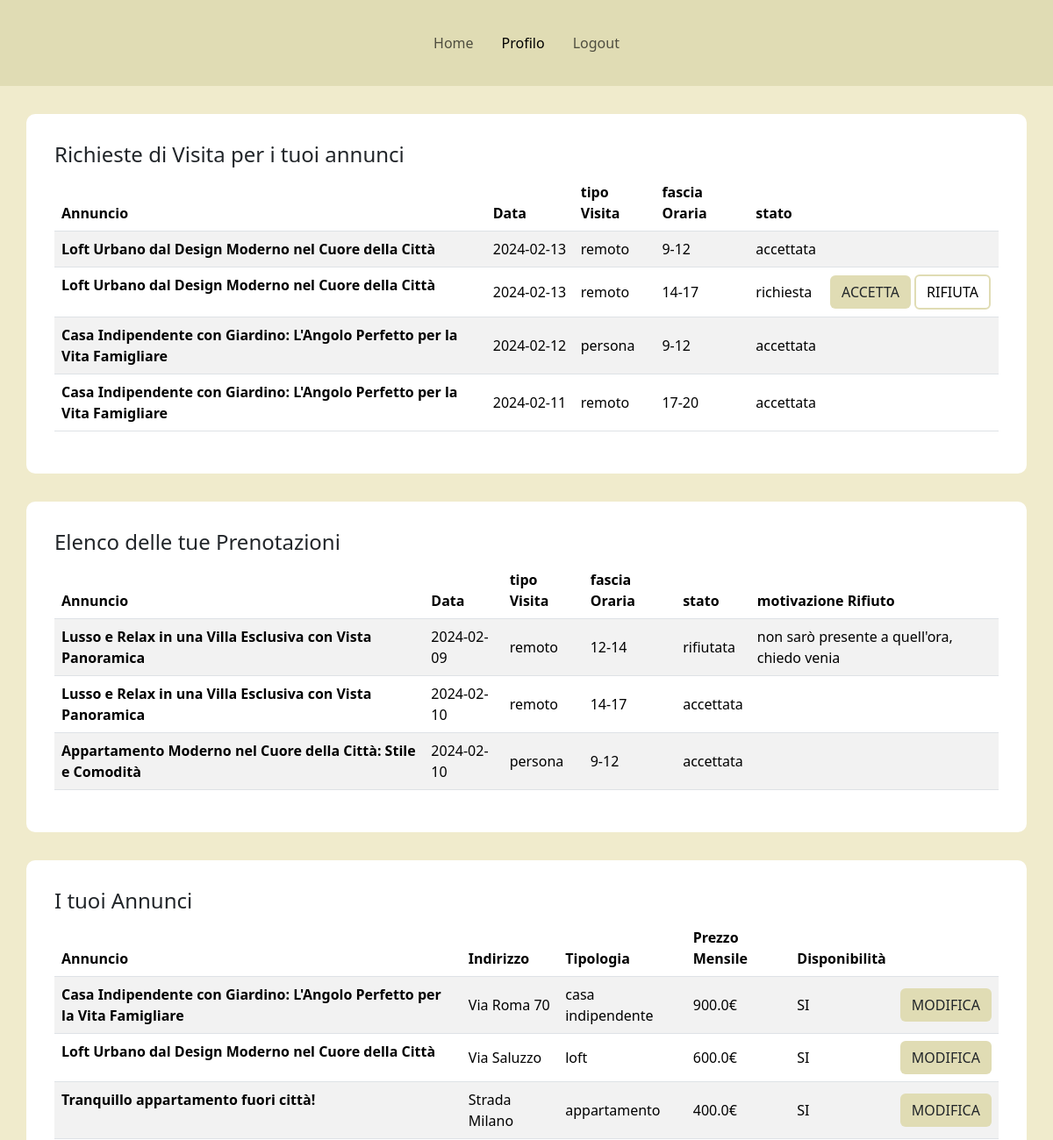
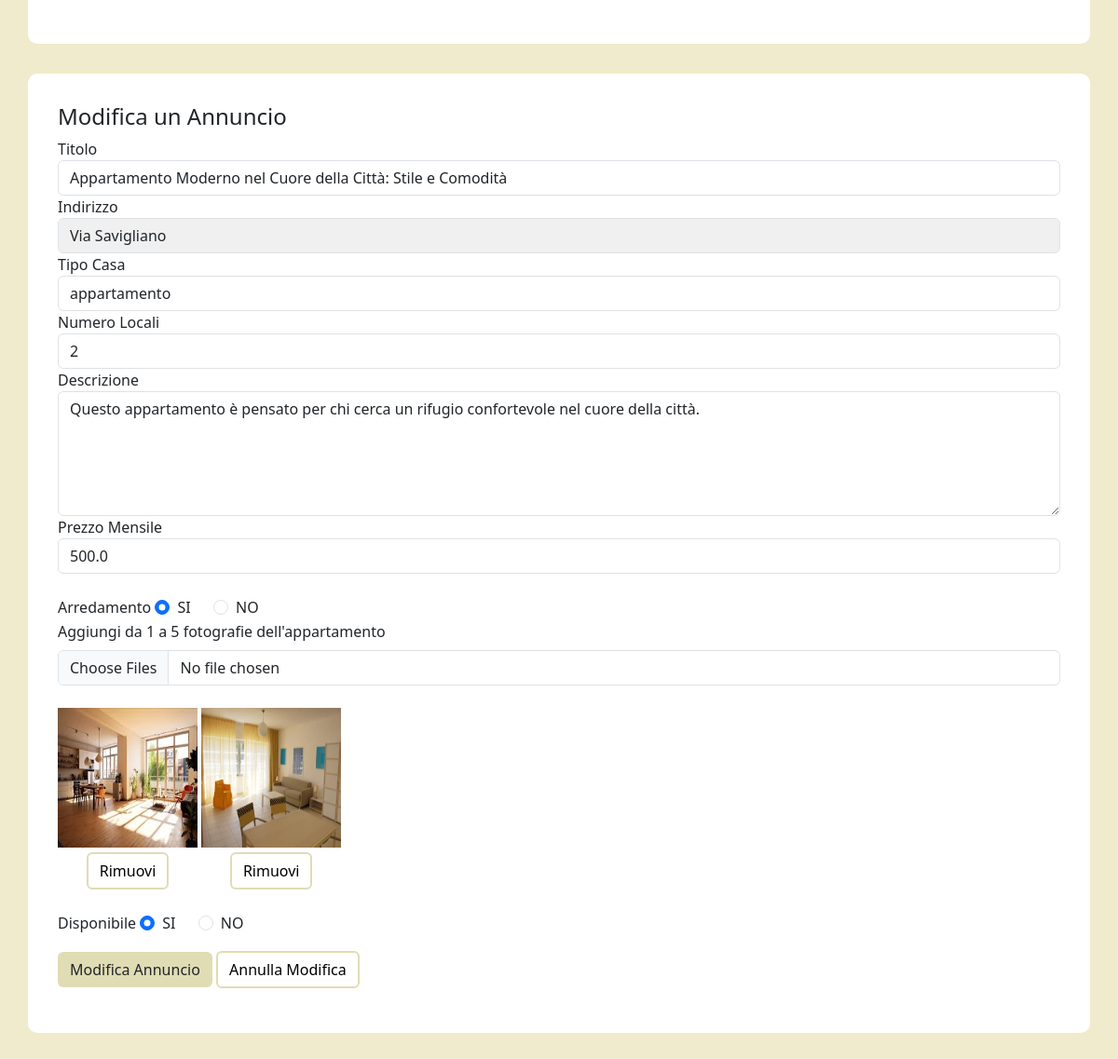
The app's page /profilo/4 (signed in) with its own data (2 pictures, top to bottom).
### tables this page shows
CREATE TABLE "PRENOTAZIONI" (
	"Data"	TEXT NOT NULL,
	"tipoVisita"	TEXT NOT NULL,
	"fasciaOraria"	TEXT NOT NULL,
	"stato"	TEXT NOT NULL,
	"motivazioneRifiuto"	TEXT,
	"idAnnuncio"	INTEGER NOT NULL,
	"idUtente"	INTEGER NOT NULL,
	PRIMARY KEY("idUtente","Data","fasciaOraria"),
	FOREIGN KEY("idAnnuncio") REFERENCES "ANNUNCI"("idAnnuncio")
);

CREATE TABLE "ANNUNCI" (
	"idAnnuncio"	INTEGER NOT NULL,
	"titolo"	TEXT NOT NULL,
	"indirizzo"	TEXT NOT NULL,
	"tipoCasa"	TEXT NOT NULL,
	"numeroLocali"	TEXT NOT NULL,
	"descrizione"	TEXT NOT NULL,
	"prezzoMensile"	REAL NOT NULL,
	"arredamento"	TEXT NOT NULL,
	"disponibilita"	TEXT NOT NULL,
	"idUtente"	INTEGER NOT NULL,
	PRIMARY KEY("idAnnuncio" AUTOINCREMENT),
	FOREIGN KEY("idUtente") REFERENCES "UTENTI"("idUtente")
);

### app.py (the view, shortened to what this page needs)
@app.route('/profilo')
@app.route('/profilo/<int:id>')
@app.route('/profilo/<int:id>/<path:foto>')
@login_required
def profilo(id=None, foto=None): #annuncio=None significa che il parametro è opzionale.
   if foto is None and id is not None:
      annunci=affitti_dao.get_annunci(current_user.id)
      annuncio=affitti_dao.get_singleAnnuncio(id)
      prenotazioniL1, prenotazioniL2=affitti_dao.get_prenotazioniL(current_user.id)
      return render_template('profilo.html', annunci=annunci, annuncio=annuncio,prenotazioniL1=prenotazioniL1, prenotazioniL2=prenotazioniL2)

### affitti_dao.py (called while the page is built)
def get_annunci(id):
    conn =sqlite3.connect('db/affitti.db')
    conn.row_factory = sqlite3.Row
    cursor= conn.cursor()
    sql = '''SELECT  ANNUNCI.idAnnuncio, titolo, indirizzo, tipoCasa, numeroLocali, descrizione,
    prezzoMensile, arredamento, disponibilita, urlFoto FROM ANNUNCI, FOTO
    where ANNUNCI.idUtente = ? and ANNUNCI.idAnnuncio = FOTO.idAnnuncio and FOTO.rimosso= 'FALSE'
    GROUP BY ANNUNCI.idAnnuncio'''
    cursor.execute(sql, (id,))
    annunci= cursor.fetchall()
    cursor.close()
    conn.close()
    return annunci

def get_singleAnnuncio(id):
    conn =sqlite3.connect('db/affitti.db')
    conn.row_factory = sqlite3.Row
    cursor= conn.cursor()
    sql = '''SELECT ANNUNCI.* ,GROUP_CONCAT(urlFoto, ',') AS foto_concatenate
           FROM ANNUNCI, FOTO
           where ANNUNCI.idAnnuncio = ? and ANNUNCI.idAnnuncio = FOTO.idAnnuncio and FOTO.rimosso ='FALSE'
           GROUP BY ANNUNCI.idAnnuncio'''
    cursor.execute(sql, (id,))
    annuncio= cursor.fetchone()  #vedere se meglio fetchone o fetchall
    cursor.close()
    conn.close()
    return annuncio

def get_prenotazioniL(id):
    conn =sqlite3.connect('db/affitti.db')
    conn.row_factory = sqlite3.Row
    cursor= conn.cursor()
    sql1='SELECT PRENOTAZIONI.*, ANNUNCI.titolo \
            FROM PRENOTAZIONI, ANNUNCI\
            WHERE PRENOTAZIONI.idAnnuncio=ANNUNCI.idAnnuncio \
            AND PRENOTAZIONI.idUtente = ?'
    sql2='SELECT PRENOTAZIONI.*, ANNUNCI.titolo \
            FROM PRENOTAZIONI, ANNUNCI\
            WHERE PRENOTAZIONI.idAnnuncio = ANNUNCI.idAnnuncio\
            AND ANNUNCI.idUtente = ?'
    result1 = cursor.execute(sql1, (id,)).fetchall()
    result2 = cursor.execute(sql2, (id,)).fetchall()
    cursor.close()
    conn.close()
    return result1, result2

### app.py (called while the page is built)
@login_manager.user_loader
def load_user(user_id):
    db_user=utenti_dao.get_user_by_id(user_id)
    user = User(id=db_user['idUtente'],
                username=db_user['username'],
                password=db_user['password'],
                tipo=db_user['tipo'])
    return user

### utenti_dao.py (called while the page is built)
def get_user_by_id(id_utente):
    query = 'SELECT * FROM UTENTI WHERE idUtente = ?'
    connection = sqlite3.connect('db/affitti.db')
    connection.row_factory = sqlite3.Row
    cursor = connection.cursor()
    cursor.execute(query, (id_utente,))
    result = cursor.fetchone()
    cursor.close()
    connection.close()
    return result

### templates/profilo.html (shortened to what this page needs)
{% extends "base.html" %}
{% block liNav %}
  <li class="nav-item">
    <a class="nav-link mx-2" aria-current="page" href="{{url_for('index')}}">Home</a>
  </li>
  {% if current_user.is_authenticated %}
    <li class="nav-item">
      <a class="nav-link mx-2 active" href="#">Profilo</a>
    </li>
    <li class="nav-item">
      <a class="nav-link mx-2" href="{{url_for('logout')}}">Logout</a>
    </li>
    {% else %}
    <li class="nav-item">
      <a class="nav-link mx-2" href="{{url_for('Page_login')}}">Login</a>
    </li>
  {% endif %}
{% endblock %}
{% block content %}
  {% if current_user.tipo == 'locatore' %}
    <div class="container containerDefault">
      <h4>Richieste di Visita per i tuoi annunci</h4>
      <div style="background-color: #e7effd;">
          <table class="table table-striped">
            <thead>
              <tr>
                <th scope="col">Annuncio</th>
                <th scope="col">Data</th>
                <th scope="col">tipo Visita</th>
                <th scope="col">fascia Oraria</th>
                <th scope="col">stato</th>
                <th scope="col" colspan="3"></th>
              </tr>
            </thead>
            <tbody>
              {% for pren in prenotazioniL2 %}
                {% if pren.idUtente != current_user.id %}
                  <tr>
                    {% if pren.stato == 'richiesta' %}
                      <form action="/gestioneStatoRichiesta" method="POST">
                    {%endif%}
                      <th scope="row">{{pren.titolo}}</th>
                      <td class="tdData">{{pren.Data}}</td>
                      <td>{{pren.tipoVisita}}</td>
                      <td>{{pren.fasciaOraria}}</td>
                      <td>{{pren.stato}}</td>
                    {% if pren.stato == 'richiesta' %}
                      <td class="tdAeR">
                        <button type="submit" class="btn buttonAccRichiesta" name="btnRichiesta" value="accetta">ACCETTA</button>
                        <button type="submit" class="btn buttonRifRichiesta" name="btnRichiesta" value="rifiuta">RIFIUTA</button>
                      </td>
                    </form>
                    {%else%}
                        <td  colspan="3"></td>
                    {% endif %}
                  </tr>
                {% endif %}
              {% endfor %}
            </tbody>
          </table>
      </div>
    </div>
    <div class="container containerDefault">
      <h4>Elenco delle tue Prenotazioni</h4>
      <div style="background-color: #e7effd;">
        <table class="table table-striped">
          <thead>
            <tr>
              <th scope="col">Annuncio</th>
              <th scope="col">Data</th>
              <th scope="col">tipo Visita</th>
              <th scope="col">fascia Oraria</th>
              <th scope="col">stato</th>
              <th scope="col">motivazione Rifiuto</th>
            </tr>
          </thead>
          <tbody>
            {% for pren in prenotazioniL1 %}
              {% if pren.idUtente == current_user.id %}
              <tr>
                <th scope="row">{{pren.titolo}}</th>
                <td>{{pren.Data}}</td>
                <td>{{pren.tipoVisita}}</td>
                <td>{{pren.fasciaOraria}}</td>
                <td>{{pren.stato}}</td>
                {% if pren.motivazioneRifiuto is not none %}
                  <td>{{pren.motivazioneRifiuto}}</td>
                {% else %}
                  <td></td>
                {% endif%}
              </tr>
              {% endif %}
            {% endfor %}
          </tbody>
        </table>
      </div>
    </div>
    <div class="container containerDefault">
      <h4>I tuoi Annunci</h4>
        <div style="background-color: #e7effd;">
          <table class="table table-striped">
            <thead>
              <tr>
                <th scope="col">Annuncio</th>
                <th scope="col">Indirizzo</th>
                <th scope="col">Tipologia</th>
                <th scope="col">Prezzo Mensile</th>
                <th scope="col">Disponibilità</th>
                <th scope="col"></th>
              </tr>
            </thead>
            <tbody>
              {% for ann in annunci %}
                <tr>
                  <th scope="row">{{ann.titolo}}</th>
                  <td>{{ann.indirizzo}}</td>
                  <td>{{ann.tipoCasa}}</td>
                  <td>{{ann.prezzoMensile}}€</td>
                  <td>{{ann.disponibilita}}</td>
                  <td>
                    <form action="/modificaAnn/{{ann.idAnnuncio}}" method="POST">
                      <button type="submit" class="btn buttonModifica">MODIFICA</button>
                    </form>
                  </td>
                </tr>
              {% endfor %}
            </tbody>
          </table>
        </div>
    </div>
    <div class="container containerDefault">
      {% if current_user.is_authenticated %}
            {% if annuncio %}
          <form action="/Ann/mod" method="POST" enctype="multipart/form-data">
            <h4>Modifica un Annuncio</h4>
              <div class="form-group">
                  <label for="titolo">Titolo</label>
                  <input type="text" name="titolo" class="form-control" value="{{annuncio.titolo}}" required autofocus>
              </div>
              <div class="form-group">
                <label for="indirizzo">Indirizzo</label>
                <input type="text" name="indirizzo" class="form-control grigioChiaro" value="{{annuncio.indirizzo}}" readonly>
              </div>
              <div class="form-group">
                <label for="tipoC">Tipo Casa</label>
                <select class="form-control" name="tipoC" required>
                  {% set case = ['casa indipendente', 'appartamento', 'loft', 'villa'] %}
                  {% for casa in case %}
                      <option name="tipoC" {% if annuncio.tipoCasa == casa %}selected{% endif %}>{{ casa }}</option>
                  {% endfor %}
                </select>
              </div>
              <div class="form-group">
                <label for="numLocali">Numero Locali</label>
                <select class="form-control" name="numLocali" required>
                  {% set numeri = ['1','2','3','4','5+'] %}
                  {% for numero in numeri %}
                      <option name="numLocali" {% if annuncio.numeroLocali == numero %}selected{% endif %}>{{ numero }}</option>
                  {% endfor %}
                </select>
              </div>
              <div class="form-group">
                  <label for="descrizione">Descrizione</label>
                  <textarea name="descrizione" msg cols="30" rows="5" class="form-control" required>{{annuncio.descrizione}}</textarea>
              </div>
              <div class="form-group">
                <label for="prezzoM">Prezzo Mensile</label>
                <input type="number" name="prezzoM" class="form-control" value="{{annuncio.prezzoMensile}}" min="100" max="2500" step="50" required>
              </div>
              <br>
              <div class="form-group mb-3">
                <label for="divArredato">Arredamento</label>
                {% if annuncio.arredamento == 'SI' %}
                  <div class="form-check form-check-inline" id="divArredato">
                    <input type="radio" class="form-check-input" id="rad1" name="arredato" value="SI" checked>SI
                  </div>
                  <div class="form-check form-check-inline">
                    <input type="radio" class="form-check-input" id="rad2" name="arredato" value="NO">NO
                  </div>
                {% endif %}
              <div class="form-group">
                  <label for="imgCommento" class="form-label">Aggiungi da 1 a 5 fotografie dell'appartamento</label>
                  <input class="form-control" type="file" name="imgAnnuncio" multiple>
                  <br>
                  {% set foto_list = annuncio.foto_concatenate.split(',') %}
                  {%if foto_list != [''] %}
                    {% for foto in foto_list %}
                      <div class="foto-container">
                              <img src="{{ url_for('static', filename=foto) }}" alt="Foto" class="fotoAnnunci">
                              <button type="submit" class="btn buttonRimuovi" name="rimuoviFoto" value="{{ foto }}">Rimuovi</button>
                      </div>
                    {% endfor %}
                  {%endif%}
              </div>
              <br>
              <div class="form-group mb-3">
                <label for="divDisponibile">Disponibile</label>
                {% if annuncio.disponibilita == 'SI' %}
                <div class="form-check form-check-inline" id="divDisponibile">
                  <input type="radio" class="form-check-input" id="radD1" name="disponibile" value="SI" checked>SI
                </div>
                <div class="form-check form-check-inline">
                  <input type="radio" class="form-check-input" id="radD2" name="disponibile" value="NO">NO
                </div>
                {% endif %}
              </div>
              <div class="form-group">
                  <button type="submit" id="annuncio" class="btn buttonModifica">Modifica Annuncio</button>
                  <a href="{{url_for('profilo')}}" class="btn buttonRimuovi">Annulla Modifica</a>
                </div>
            </form>
          {% endif %}
      {% endif %}
    </div>
  {%endif%}
{% endblock %}

### static/css/style.css (style rules this page uses)
.nav-item { line-height:50px; }
body { background-color: #f0ebcc; }
.fotoAnnunci { width: 150px; height: 150px; }
.foto-container { display: inline-block; }
.foto-container button { display: block; margin:auto; margin-top: 5px; }
.grigioChiaro { background-color: #f0f0f0; }
.containerDefault { background-color: white; padding: 2rem; margin-top: 2rem; border-radius: 10px; margin-bottom: 2rem; }
.buttonAccRichiesta { background-color: #e0dcb4; }
.buttonRifRichiesta { background-color: transparent; border: 2px solid #e0dcb4; color: black; }
.buttonModifica { background-color: #e0dcb4; }
.buttonRimuovi { background-color: transparent; border: 2px solid #e0dcb4; color: black; }
td { vertical-align: middle; }
.tdData { width: 100px; }
.tdAeR { width: 200px; }

### records on screen
PRENOTAZIONI: titolo "Loft Urbano dal Design Moderno nel Cuore della Città", Data "2024-02-13", tipoVisita "remoto", fasciaOraria "9-12", stato "accettata"
PRENOTAZIONI: titolo "Loft Urbano dal Design Moderno nel Cuore della Città", Data "2024-02-13", tipoVisita "remoto", fasciaOraria "14-17", stato "richiesta"
PRENOTAZIONI: titolo "Casa Indipendente con Giardino: L'Angolo Perfetto per la Vita Famigliare", Data "2024-02-12", tipoVisita "persona", fasciaOraria "9-12", stato "accettata"
PRENOTAZIONI: titolo "Casa Indipendente con Giardino: L'Angolo Perfetto per la Vita Famigliare", Data "2024-02-11", tipoVisita "remoto", fasciaOraria "17-20", stato "accettata"
PRENOTAZIONI: titolo "Lusso e Relax in una Villa Esclusiva con Vista Panoramica", Data "2024-02-09", tipoVisita "remoto", fasciaOraria "12-14", stato "rifiutata", motivazioneRifiuto "non sarò presente a quell'ora, chiedo venia"
PRENOTAZIONI: titolo "Lusso e Relax in una Villa Esclusiva con Vista Panoramica", Data "2024-02-10", tipoVisita "remoto", fasciaOraria "14-17", stato "accettata"
PRENOTAZIONI: titolo "Appartamento Moderno nel Cuore della Città: Stile e Comodità", Data "2024-02-10", tipoVisita "persona", fasciaOraria "9-12", stato "accettata"
ANNUNCI: titolo "Casa Indipendente con Giardino: L'Angolo Perfetto per la Vita Famigliare", indirizzo "Via Roma 70", tipoCasa "casa indipendente", prezzoMensile "900.0", disponibilita "SI"
ANNUNCI: titolo "Loft Urbano dal Design Moderno nel Cuore della Città", indirizzo "Via Saluzzo", tipoCasa "loft", prezzoMensile "600.0", disponibilita "SI"
ANNUNCI: titolo "Tranquillo appartamento fuori città!", indirizzo "Strada Milano", tipoCasa "appartamento", prezzoMensile "400.0", disponibilita "SI"
ANNUNCI: titolo "Appartamento Moderno nel Cuore della Città: Stile e Comodità", indirizzo "Via Savigliano", tipoC "appartamento", numLocali "2", descrizione "Questo appartamento è pensato per chi cerca un rifugio confortevole nel cuore della città.", prezzoM "500.0"
